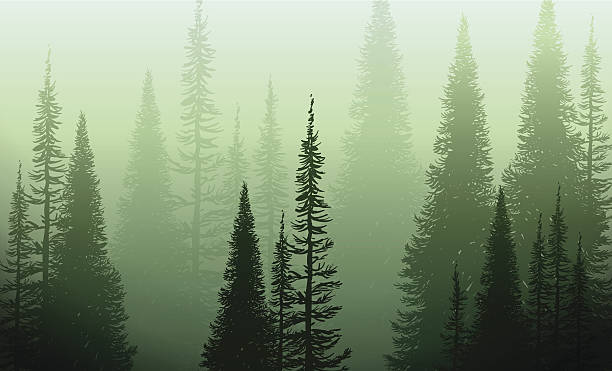
%> input picture suongmu2.jpg, 612 x 371 px
$ octave PROGRAMME_5_10.m   (GNU Octave 9; MATLAB toolbox functions it lacks are replaced by stand-ins)
%> lines starting %> are read from the running program, lines starting %| are printed output that depends on the picture
%%%%%% PROGRAMME 5.10
%the main program for DCP dehazing
warning('off','all');
image = double(imread('suongmu2.jpg'))/255;
%image = imresize(image,0.1);
result = dehaze(image,0.95,15);
%figure,imshow(image)
%figure,imshow(result)
subplot(1,2,1);
imshow(image);
title('original image');
subplot(1,2,2);
imshow(result);
title('Image Dehazing with DCP');
warning('on','all');
%%%%%% call different functions to dehaze
function [radiance]=dehaze(image,omega,win_size,lambda)
%> called with omega = 0.95, win_size = 15
%DEHZE Summary of this function goes here
if~exist('omega','var')
   omega = 0.95;
end
if~exist('win_size','var')
   win_size = 15;
end
if~exist('lambda','var')
   lambda = 0.0001;
end
[m,n,~]=size(image);
%> m = 371; n = 612
dark_channel = get_dark_channel(image,win_size);
%> in get_dark_channel, `padded_image = padarray(image, [pad_size pad_size], Inf);`: padded_image: size 385x626x3 double; 5.79% of the values are NaN or infinite; the others: min 0, max 1, mean 0.533
%> after the loop in get_dark_channel, `for j = 1 : m`:
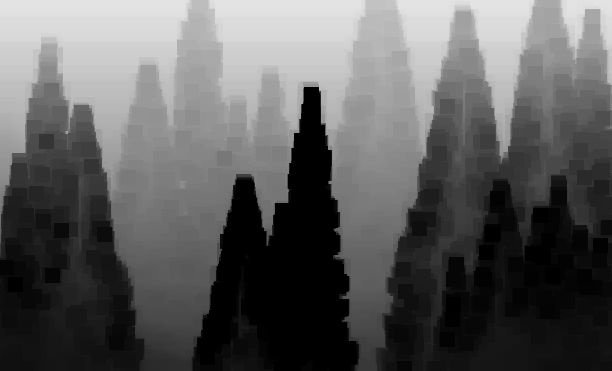
%> dark_channel: size 371x612 double; min 0, max 0.89, mean 0.365
atmosphere = get_atmosphere(image,dark_channel);
trans_est = get_transmission_estimate(image,atmosphere,omega,win_size);
radiance = get_radiance(image,trans_est,atmosphere);
end
%%%%%% computer the atmosphere light A
function atmosphere = get_atmosphere(image,dark_channel)
    [m,n,~] = size(image);
    n_pixels = m*n;
%> n_pixels = 227052
    n_search_pixels = floor(n_pixels*0.01);
%> n_search_pixels = 2270
    dark_vec = reshape(dark_channel,n_pixels,1);
    image_vec = reshape(image,n_pixels,3);
    [~,indices] = sort(dark_vec,'descend');
    accumulator = zeros(1,3);

for k = 1:n_search_pixels
     accumulator = accumulator+image_vec(indices(k),:);
end
%> this loop made 2270 passes
%> accumulator on passes 1 to 3: [0.922 0.965 0.933], [1.82 1.91 1.85], [2.71 2.84 2.75]
%> after the loop, accumulator = [2044.9 2142.9 2071.6]
atmosphere = accumulator/n_search_pixels;
%> atmosphere = [0.901 0.944 0.913]
end
%%%%%% computer the dark channel
function dark_channel = get_dark_channel(image, win_size)

[m, n, ~] = size(image);

pad_size = floor(win_size/2);

padded_image = padarray(image, [pad_size pad_size], Inf);

dark_channel = zeros(m, n);

for j = 1 : m
    for i = 1 : n
        patch = padded_image(j : j + (win_size-1), i : i + (win_size-1), :);

        dark_channel(j,i) = min(patch(:));
     end
end

end
%%%%%% estimate the transmission
function trans_est = get_transmission_estimate(image,atmosphere,omega,win_size)
%> called with atmosphere = [0.901 0.944 0.913], omega = 0.95, win_size = 15
     [m,n,~] = size(image);
     rep_atmosphere = repmat(reshape(atmosphere,[1,1,3]),m,n);
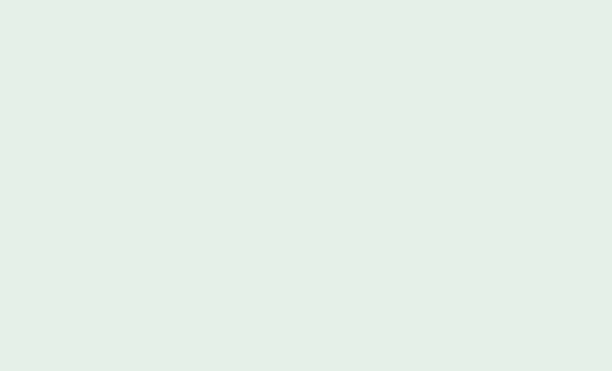
%> rep_atmosphere: size 371x612x3 double; mean R, G, B 0.901, 0.944, 0.913
     trans_est = 1 - omega*get_dark_channel(image./rep_atmosphere,win_size);
%> call 2 of get_dark_channel, with win_size = 15
%> in get_dark_channel (call 2), `padded_image = padarray(image, [pad_size pad_size], Inf);`: padded_image: size 385x626x3 double; 5.79% of the values are NaN or infinite; the others: min 0, max 1.08, mean 0.579
%> after the loop in get_dark_channel (call 2), `for j = 1 : m`:
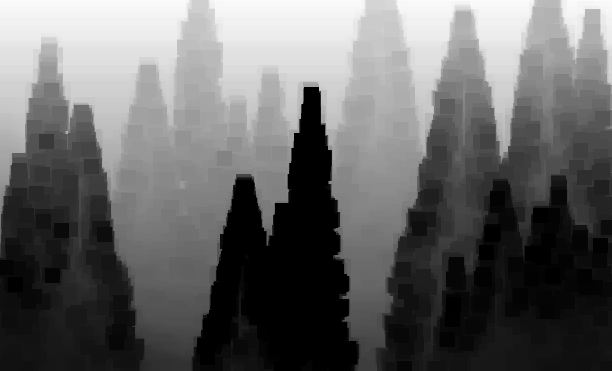
%> dark_channel: size 371x612 double; min 0, max 0.988, mean 0.4
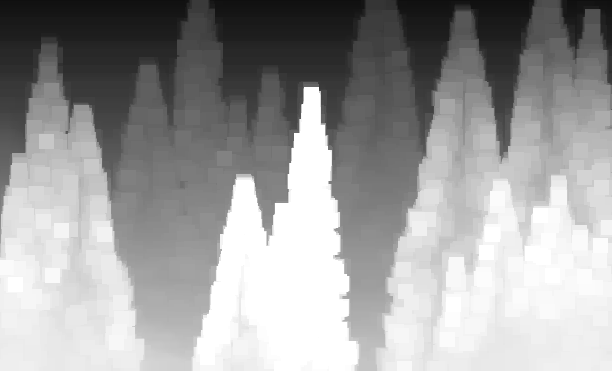
%> trans_est: size 371x612 double; min 0.0612, max 1, mean 0.62
end
%%%%%% recover image
function radiance = get_radiance(image,transmission,atmosphere)
%> called with atmosphere = [0.901 0.944 0.913]
    [m,n,~] = size(image);
    rep_atmosphere = repmat(reshape(atmosphere,[1,1,3]),m,n);
    max_transmission = repmat(max(transmission,0.1),[1,1,3]);
    radiance = ((image-rep_atmosphere)./max_transmission)+rep_atmosphere;
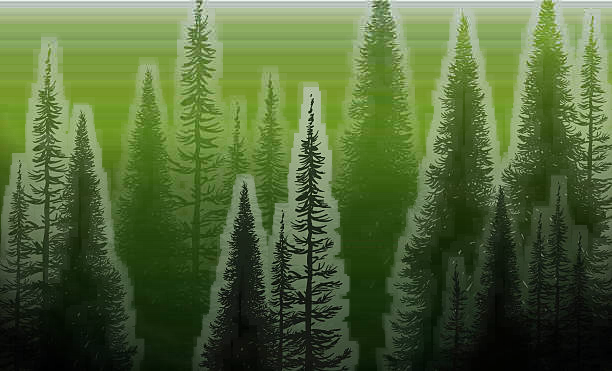
%> radiance: size 371x612x3 double; mean R, G, B 0.385, 0.483, 0.267; drawn with min black and max white
%> `imshow(result);`:
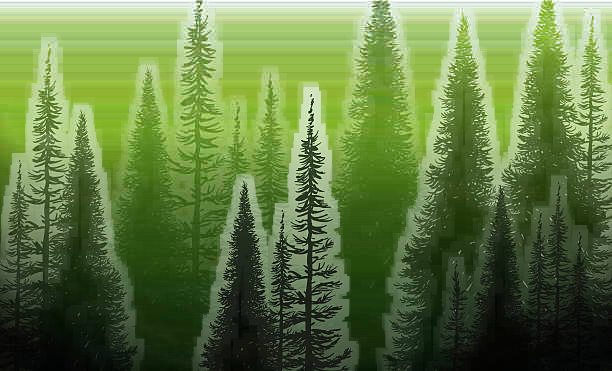
%> displayed picture: size 371x612x3, on the screen's scale of 0 to 255; mean R, G, B 98, 123.1, 68
end
